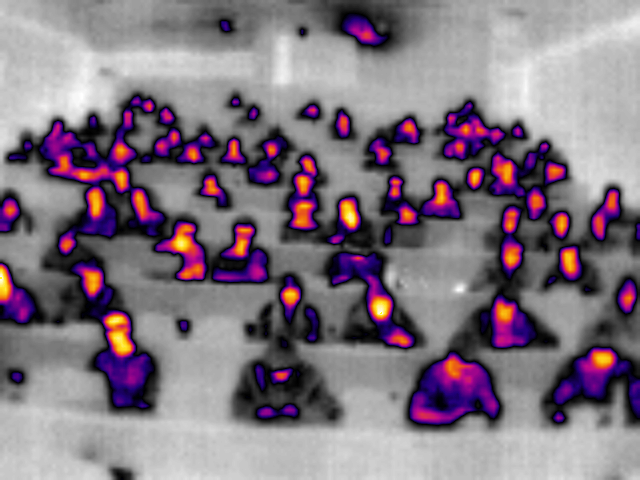
#> input picture testImages/LeptonImages/A2_Monday13May_fullLecutre.png, 640 x 480 px
$ python blobDetectLepton.py   (Python 2 division)   (older library calls are emulated)
#> lines starting #> are read from the running program, lines starting #| are printed output that depends on the picture; after the words box and inside, x2 and y2 are one past the last pixel; in counts of white or black regions, pixels touching at a corner belong together
'''
Ideas to test:
    - Measure size of blob against the y co-ord and if large and far away, then aggresively threshold.
    - Check the size of the blob against the y co-ord and if small and close, the unthreshold.
'''

import cv2
import numpy as np
from matplotlib import pyplot as plt
import random as rng
import math


def nothing(x):
    pass

def cropImage(image, minHeight, maxHeight):
    croppedImg = image[minHeight:maxHeight]
    return croppedImg

def reconstructImage(reconstructedImg, croppedThresh, minHeight, maxHeight):
    reconstructedImg[minHeight:maxHeight] = croppedThresh
    return reconstructedImg

def blobDetect():
    # reading origional image and creating greyscale images
    image = cv2.imread('../testImages/LeptonImages/A2_Monday13May_fullLecutre.png')
#> image is the input picture: shape (480, 640, 3); mean B, G, R 128.1, 116.8, 129.9
    gray_raw = cv2.cvtColor(image, cv2.COLOR_BGR2GRAY)

    HSVimage = cv2.cvtColor(image,cv2.COLOR_BGR2HSV)
#> HSVimage: shape (480, 640, 3); mean H, S, V 20.3, 41.6, 135.3
    gray = cv2.cvtColor(HSVimage, cv2.COLOR_BGR2GRAY)
    reconstructedImage = gray.copy()
    height, width = gray.shape[:2]

    # creating track bars
    cv2.namedWindow('Threshold', cv2.WINDOW_AUTOSIZE)
    cv2.createTrackbar('Threshold value', 'Threshold', 0, 255, nothing)

    cv2.namedWindow('erosion', cv2.WINDOW_AUTOSIZE)
    cv2.createTrackbar('erosion K size', 'erosion', 1, 100, nothing)
    cv2.createTrackbar('erosion iterations', 'erosion', 1, 100, nothing)

    cv2.namedWindow('dilation', cv2.WINDOW_AUTOSIZE)
    cv2.createTrackbar('dilation K size', 'dilation', 1, 100, nothing)
    cv2.createTrackbar('dilation iterations', 'dilation', 1, 100, nothing)

    cv2.namedWindow('diff threshold', cv2.WINDOW_AUTOSIZE)
    cv2.createTrackbar('number image splits', 'diff threshold', 1, 100, nothing)
    cv2.createTrackbar('constant diffThreshold value', 'diff threshold', 1, 255, nothing)
    cv2.createTrackbar('variable diffThreshold value', 'diff threshold', 1, 100, nothing)

    cv2.namedWindow('adaptive threshold', cv2.WINDOW_AUTOSIZE)
    cv2.createTrackbar('adaptiveThreshMaxValue', 'adaptive threshold', 0, 255, nothing)
    cv2.createTrackbar('adaptiveThreshBlockSize', 'adaptive threshold', 2, 20, nothing)
    cv2.createTrackbar('adaptiveThreshC', 'adaptive threshold', 0, 255, nothing)

    cv2.namedWindow('closing', cv2.WINDOW_AUTOSIZE)
    cv2.createTrackbar('closing K size', 'closing', 1, 100, nothing)

    cv2.namedWindow('allContours', cv2.WINDOW_AUTOSIZE)
    cv2.createTrackbar('smallContourSizeVar', 'allContours', 1,100, nothing)
    cv2.createTrackbar('smallContourSizeConst', 'allContours', 1,5000, nothing)
    cv2.createTrackbar('largeContourSizeVar', 'allContours', 1,100, nothing)
    cv2.createTrackbar('largeContourSizeConst', 'allContours', 5000,10000, nothing)

    cv2.namedWindow('extent', cv2.WINDOW_AUTOSIZE)
    cv2.createTrackbar('extentThreshold', 'extent', 1,255, nothing)

    cv2.namedWindow('aspect', cv2.WINDOW_AUTOSIZE)
    cv2.createTrackbar('aspectThreshold', 'aspect', 1,255, nothing)

    #cv2.namedWindow('largeContours', cv2.WINDOW_AUTOSIZE)
    #cv2.createTrackbar('largeContourThreshold', 'largeContours', 1,255, nothing)

    cv2.namedWindow('largeContourThreshold',cv2.WINDOW_AUTOSIZE)
    cv2.createTrackbar('largeContourThresholdValue', 'largeContourThreshold', 1,255, nothing)


    count = 0

    while True:
        count += 1
        contourOnOriginal = image.copy()
        smallContours = image.copy()
        largeContours = image.copy()
        problemChildren = image.copy()
        goodContours = image.copy()
        #largeContourMask = np.ones((height, width), dtype='uint8')*255
        largeContourMask = np.zeros((height, width), dtype='uint8')
        largeCountoursAlone = image.copy()
        smallContourMask = np.zeros((height, width), dtype='uint8')
        smallCountoursAlone = image.copy()
        goodContourMask = np.zeros((height, width), dtype='uint8')
        goodContoursAlone = image.copy()
        extentContours = image.copy()
        aspectContours = image.copy()

        thresholdValue = cv2.getTrackbarPos('Threshold value', 'Threshold')

        erosionKernelSize = cv2.getTrackbarPos('erosion K size', 'erosion')
        erosionIterations = cv2.getTrackbarPos('erosion iterations', 'erosion')

        dilationKernelSize = cv2.getTrackbarPos('dilation K size', 'dilation')
        dilationIterations = cv2.getTrackbarPos('dilation iterations', 'dilation')

        closingKernelSize = cv2.getTrackbarPos('closing K size', 'closing')

        numSplits = cv2.getTrackbarPos('number image splits', 'diff threshold')
        if numSplits < 1:
            numSplits = 1
        diffThreshConstant = cv2.getTrackbarPos('constant diffThreshold value', 'diff threshold')
        diffThreshVar = cv2.getTrackbarPos('variable diffThreshold value', 'diff threshold')

        adaptiveThreshMaxValue = cv2.getTrackbarPos('adaptiveThreshMaxValue', 'adaptive threshold')
        adaptiveThreshBlockSize = (2*(cv2.getTrackbarPos('adaptiveThreshBlockSize', 'adaptive threshold')))-1
        if adaptiveThreshBlockSize < 3:
            adaptiveThreshBlockSize = 3
        adaptiveThreshC = cv2.getTrackbarPos('adaptiveThreshC', 'adaptive threshold')

        smallContourSizeVar = cv2.getTrackbarPos('smallContourSizeVar', 'allContours')
        smallContourSizeConst = cv2.getTrackbarPos('smallContourSizeConst', 'allContours')
        largeContourSizeVar = cv2.getTrackbarPos('largeContourSizeVar', 'allContours')
        largeContourSizeConst = cv2.getTrackbarPos('largeContourSizeConst', 'allContours')

        extentThreshold = float(cv2.getTrackbarPos('extentThreshold', 'extent'))/10
        aspectThreshold = float(cv2.getTrackbarPos('aspectThreshold', 'aspect'))/10

        #largeContourThreshold = cv2.getTrackbarPos('largeContourThreshold', 'largeContours')
        largeContourThresholdValue = cv2.getTrackbarPos('largeContourThresholdValue', 'largeContourThreshold')

        # hard coding values
        numSplits = 36
        diffThreshConstant = 177
        diffThreshVar = 1
        erosionKernelSize = 0
        erosionIterations = 3
        dilationKernelSize = 0
        dilationIterations = 3

        smallContourSizeVar = 1
        smallContourSizeConst = 339
        '''
        largeContourSizeVar = 15
        largeContourSizeConst = 5000
        '''

        grayGaus = cv2.GaussianBlur(gray, (3, 3), 0) # kernel has to be odd

        # basic threshold
        ret,thresh1 = cv2.threshold(grayGaus,thresholdValue,255,cv2.THRESH_BINARY_INV)
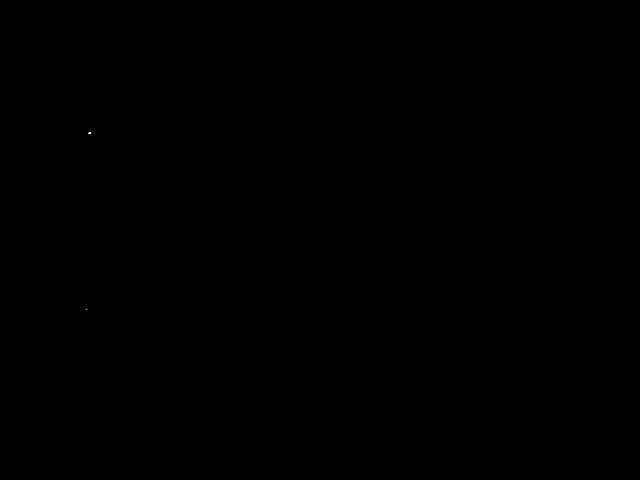
#> thresh1: shape (480, 640); 0% white in thin lines or dots, all inside (x1, y1, x2, y2) = (86, 132, 91, 310)
#> ret = 0

        # outsu threshold
        outsuThresh = cv2.threshold(gray, 0, 255,cv2.THRESH_BINARY | cv2.THRESH_OTSU)[1]
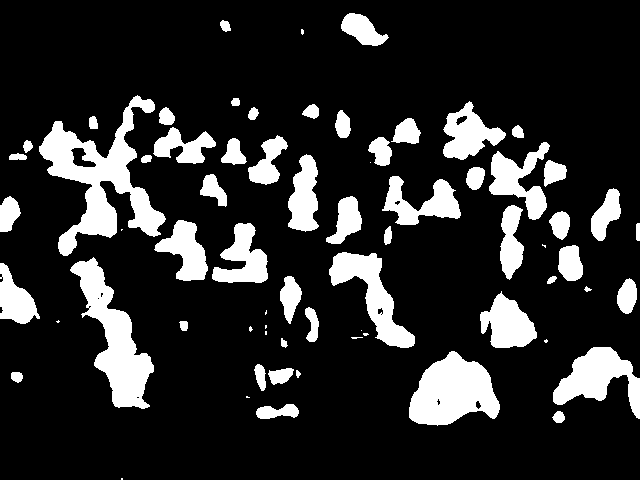
#> outsuThresh: shape (480, 640); 16.9% white; 69 white regions (15 under 20 px), largest, box (x1, y1, x2, y2) and area: (39, 95, 166, 256) 7011, (70, 257, 154, 409) 4895, (409, 351, 500, 426) 4494

        # adaptive thresholding.
        # cv2.ADAPTIVE_THRESH_GAUSSIAN_C/cv2.ADAPTIVE_THRESH_GAUSSIAN_C
        # THRESH_BINARY/THRESH_BINARY_INV
        adaptiveThresh = cv2.adaptiveThreshold(grayGaus, adaptiveThreshMaxValue, cv2.ADAPTIVE_THRESH_GAUSSIAN_C, cv2.THRESH_BINARY, adaptiveThreshBlockSize, adaptiveThreshC)
#> adaptiveThresh: shape (480, 640); every value is 0

        # differential thresholding
        deltaHeight = int(height/numSplits)
        for i in range(0, numSplits+1):
            minHeight = int(i*deltaHeight)
            maxHeight = int((i+1)*deltaHeight)
            croppedImg = cropImage(grayGaus, minHeight, maxHeight)
            diffThreshValue = diffThreshConstant + diffThreshVar*(numSplits-i)
            ret,cropThreshImage = cv2.threshold(croppedImg,diffThreshValue,255,cv2.THRESH_BINARY)
            reconstructedImage = reconstructImage(reconstructedImage, cropThreshImage, minHeight, maxHeight)
#> this loop made 37 passes
#> ret on passes 1 to 8: 213, 212, 211, 210, 209, 208, 207, 206
#> pass 3, in blobDetect, `reconstructedImage = reconstructImage(reconstructedImage, cropThreshIm..`:
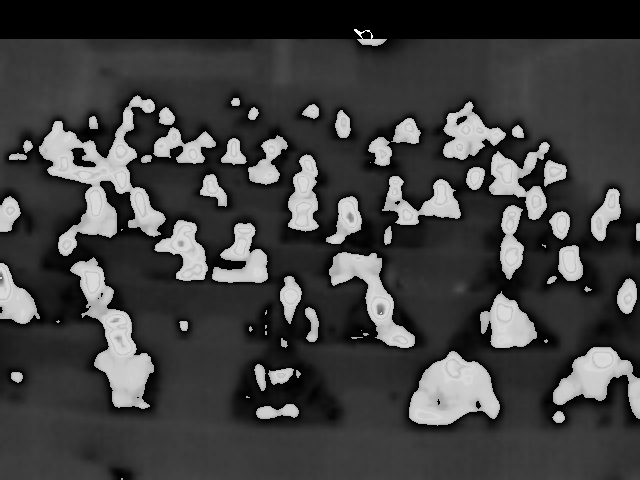
#> reconstructedImage: shape (480, 640); min 0, max 255, mean 63.4

        diffThreshImage = reconstructedImage.copy()

        '''
        # watershed thresholding
        #diffThreshImage_inv = cv2.bitwise_not(diffThreshImage)
        # noise removal
        kernel = np.ones((3,3),np.uint8)
        opening = cv2.morphologyEx(diffThreshImage, cv2.MORPH_OPEN,kernel, iterations = 2)
        # sure background area
        sure_bg = cv2.dilate(opening,kernel,iterations=3)
        # Finding sure foreground area
        dist_transform = cv2.distanceTransform(opening,cv2.DIST_L2,5)
        ret, sure_fg = cv2.threshold(dist_transform,0.7*dist_transform.max(),255,0)
        # Finding unknown region
        sure_fg = np.uint8(sure_fg)
        unknown = cv2.subtract(sure_bg,sure_fg)

        cv2.imshow('opening', opening)
        cv2.imshow('sure_bg', sure_bg)
        cv2.imshow('sure_fg', sure_fg)
        cv2.imshow('dist_transform', dist_transform)
        cv2.imshow('unknown',unknown)
        '''

        # morphology
        erosionKernel = np.ones((erosionKernelSize,erosionKernelSize),np.uint8)
        dilationKernel = np.ones((dilationKernelSize,dilationKernelSize),np.uint8)
        closingKernel = np.ones((closingKernelSize,closingKernelSize),np.uint8)

        dilation = cv2.dilate(diffThreshImage, dilationKernel, iterations=dilationIterations) # expands white object on black background
#> dilation: shape (480, 640); 19% white; 60 white regions, largest, box (x1, y1, x2, y2) and area: (43, 120, 165, 238) 6243, (407, 350, 502, 427) 5143, (95, 308, 153, 411) 3995
        erosion = cv2.erode(dilation, erosionKernel, iterations=erosionIterations) # reduces white object on black background
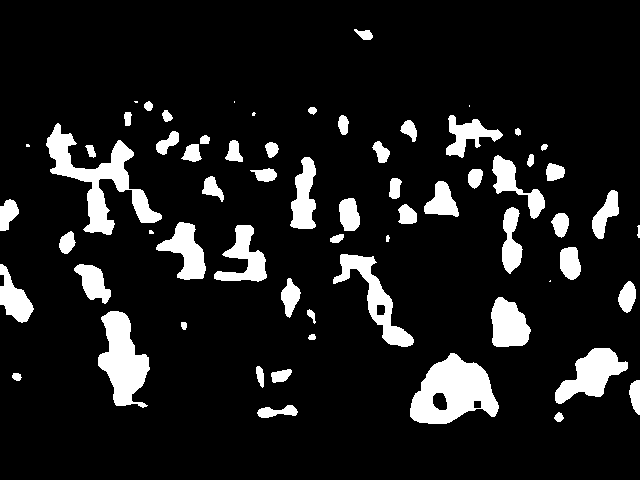
#> erosion: shape (480, 640); 11.3% white; 65 white regions (7 under 20 px)
        #opening = cv2.morphologyEx(diffThreshImage, cv2.MORPH_OPEN, openingKernel) # expands any gaps in white objects
        closing = cv2.morphologyEx(diffThreshImage, cv2.MORPH_CLOSE, closingKernel) # reduces any gaps in white objects

        morphImage = erosion.copy()

        # contour detection
        contours, hierarchy = cv2.findContours(morphImage, cv2.RETR_TREE, cv2.CHAIN_APPROX_SIMPLE)
#> contours = 68 contours, 9 with area under 20; largest, box (x1, y1, x2, y2) and area: (410, 353, 499, 424) 4019, (46, 123, 162, 235) 3498, (98, 311, 150, 408) 2756, (333, 254, 414, 347) 1942, (555, 348, 628, 404) 1917
        cv2.drawContours(contourOnOriginal, contours, -1, (255,0,0), 1)

        '''
        canny_output = cv2.Canny(morphImage, 100, 200)
        cv2.imshow('canny', canny_output)

        contours_poly = [None]*len(contours)
        boundRect = [None]*len(contours)
        centers = [None]*len(contours)
        radius = [None]*len(contours)
        for i, c in enumerate(contours):
            contours_poly[i] = cv2.approxPolyDP(c, 3, True)
            boundRect[i] = cv2.boundingRect(contours_poly[i])
            centers[i], radius[i] = cv2.minEnclosingCircle(contours_poly[i])

        drawing = np.zeros((canny_output.shape[0], canny_output.shape[1], 3), dtype=np.uint8)

        for i in range(len(contours)):
            color = (rng.randint(0,256), rng.randint(0,256), rng.randint(0,256))
            cv2.drawContours(drawing, contours_poly, i, color)
            cv2.rectangle(drawing, (int(boundRect[i][0]), int(boundRect[i][1])), \
              (int(boundRect[i][0]+boundRect[i][2]), int(boundRect[i][1]+boundRect[i][3])), color, 2)
            cv2.circle(drawing, (int(centers[i][0]), int(centers[i][1])), int(radius[i]), color, 2)

        cv2.imshow('Contours 2.0', drawing)
        '''

        image_num = 0
        for j in range(len(contours)):
            cnt = contours[j]
            M = cv2.moments(cnt)
            if M["m00"] != 0:
                cx = int(M['m10']/M['m00'])
                cy = int(M['m01']/M['m00'])
                area = cv2.contourArea(cnt)
                perimeter = cv2.arcLength(cnt,True)
                Rx,Ry,w,h = cv2.boundingRect(cnt)
                rect_area = w*h
                extent = float(area)/rect_area
                aspect_ratio = float(w)/h

                (CircleX,CircleY),radius = cv2.minEnclosingCircle(cnt)
                center = (int(CircleX),int(CircleY))
                radius_int = int(radius)
                circle_area_extent = float(area)/(math.pi*radius**2)

                text = "a %.2f\ny: %.2f\n"%(area,cy)
                #text = "extent: %.2f\n aspect: %.2f\narea: %.2f\nperimeter: %.2f\n" % (extent, aspect_ratio, area, perimeter)

                #cv2.putText(contourOnOriginal,text,(cx,cy), font, 0.2, (0,200,0), 1, cv2.LINE_AA)
                text_size = 0.3
                dy = int(text_size*25)
                for k, line in enumerate(text.split('\n')):
                    y = cy + k*dy
                    cv2.putText(contourOnOriginal, line, (cx, y), cv2.FONT_HERSHEY_SIMPLEX, text_size,(0,200,0), 1, cv2.LINE_AA)

                if(aspect_ratio > aspectThreshold):
                    cv2.drawContours(aspectContours, contours, j, (255,0,0), 1)

                if (extent > extentThreshold):
                    cv2.drawContours(extentContours, contours, j, (255,0,0), 1)

                # blobs too large for their area
                #if (area >= (-(height-cy)*0.5*largeContourSizeVar + largeContourSizeConst)):
                if ((area >= (11573*math.exp(-0.0115*(height-cy)))) and (circle_area_extent < 0.42)):
                    image_num += 1
                    #image_name = 'largeContour%d'%image_num
                    singleLargeContourMask = np.zeros((height, width), dtype='uint8')
                    cv2.drawContours(singleLargeContourMask, contours, j, (255,0,0), -1)
                    singleLargeCountour = cv2.bitwise_and(image,image, mask=singleLargeContourMask)
                    cv2.imshow('singleLargeContour%d'%image_num,singleLargeCountour)
                    graySingleLargeCountour = cv2.cvtColor(singleLargeCountour, cv2.COLOR_BGR2GRAY)

                    smallEnough = 0
                    singleLargeContourThresholdValue = 1
                    while(not(smallEnough)):
                        ret,singleContourThresholded = cv2.threshold(graySingleLargeCountour,singleLargeContourThresholdValue,255,cv2.THRESH_BINARY_INV)
                        largeContoursAfterThreshold, hierarchy = cv2.findContours(singleContourThresholded, cv2.RETR_TREE, cv2.CHAIN_APPROX_SIMPLE)
                        #cv2.drawContours(singleContourThresholded, largeContoursAfterThreshold, -1, 0, 5)
                        cv2.imshow('singleContourThresholded',singleContourThresholded)
                        cv2.waitKey(0)
                        print 'largeContoursAfterThreshold: %d'%len(largeContoursAfterThreshold)
                        if(len(largeContoursAfterThreshold) == 1):
                            smallEnough = 1
                            print("small engouh")
                            break

                        for largeCntCount in range(1,len(largeContoursAfterThreshold)):
                            largeCnt = largeContoursAfterThreshold[largeCntCount]
                            M = cv2.moments(largeCnt)
                            if M["m00"] != 0:
                                area = cv2.contourArea(largeCnt)
                                cx = int(M['m10']/M['m00'])
                                cy = int(M['m01']/M['m00'])
                                (CircleX,CircleY),radius = cv2.minEnclosingCircle(cnt)
                                center = (int(CircleX),int(CircleY))
                                radius_int = int(radius)
                                circle_area_extent = float(area)/(math.pi*radius**2)
                                if((area >= (11573*math.exp(-0.0115*(height-cy)))) and (circle_area_extent < 0.42)):
                                    if (singleLargeContourThresholdValue < 150):
                                        singleLargeContourThresholdValue = singleLargeContourThresholdValue + 1
                                        print 'singleLargeContourThresholdValue: %d'%singleLargeContourThresholdValue
                                else:
                                    print 'did the removing thing'
                                    # need to remove it from image
                                    removingLargeContourMask = np.ones((height, width), dtype='uint8')*255
                                    cv2.imshow('removingLargeContourMask before',removingLargeContourMask) # all white
                                    print 'largeCntCount: %d'%largeCntCount
                                    cv2.drawContours(removingLargeContourMask, largeContoursAfterThreshold, largeCntCount, 0, -1)
                                    cv2.imshow('removingLargeContourMask',removingLargeContourMask) # its blue??
                                    graySingleLargeCountour = cv2.bitwise_and(graySingleLargeCountour,graySingleLargeCountour,mask=removingLargeContourMask)

                                    # adding to good contours
                                    cv2.drawContours(goodContourMask, largeContoursAfterThreshold, largeCntCount, 255, -1)
                            else:
                                print("no M00 in the large contour parts")

                    cv2.drawContours(largeContours, contours, j, (255,0,0), 1)
                    cv2.circle(largeContours,(cx,cy), 2, (0,0,255), 1)
                    # CV_FILLED fills the connected components found
                    cv2.drawContours(largeContourMask, contours, j, 255, -1)
                    cv2.circle(problemChildren,center,radius_int,(255,255,255),2)

                    text = "extent: %.2f\naspect: %.2f\narea: %.2f\nperimeter: %.2f\nmoment:%.2f\ncircle:%.2f" % (extent, aspect_ratio, area, perimeter,M["m00"],circle_area_extent)
                    for k, line in enumerate(text.split('\n')):
                        y = cy + k*dy
                        cv2.putText(problemChildren, line, (cx, y), cv2.FONT_HERSHEY_SIMPLEX, text_size,(0,200,0), 1, cv2.LINE_AA)
                # blobs too small for their area
                elif (area <= (-(height-cy)*smallContourSizeVar + smallContourSizeConst)):
                    cv2.drawContours(smallContours, contours, j, (255,0,0), 1)
                    cv2.circle(smallContours,(cx,cy), 2, (0,0,255), 1)
                    cv2.drawContours(smallContourMask, contours, j, 255, -1)
                else:
                    cv2.drawContours(goodContours, contours, i, (255,0,0), 1)
                    cv2.circle(goodContours,(cx,cy), 2, (0,0,255), 1)
                    cv2.drawContours(goodContourMask, contours, j, 255, -1)

            else:
                cv2.drawContours(problemChildren, contours, j, (255,0,0), 1)
#> this loop made 68 passes
#> (perimeter, Rx, Ry, w, h) on pass 31: (67.94, 551, 213, 18, 25)
#> (printed output is left out)
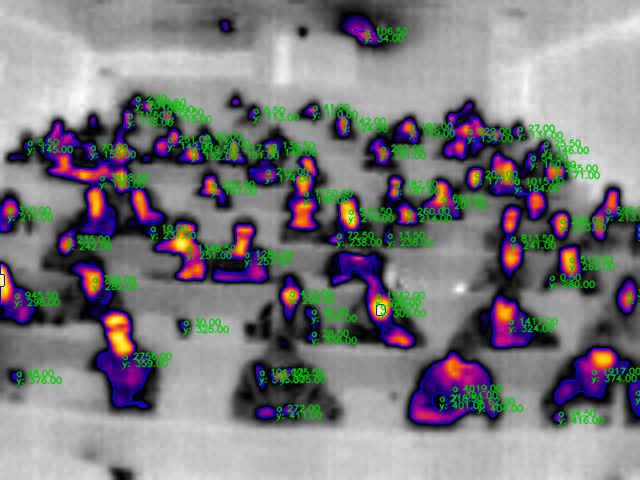
#> contourOnOriginal: shape (480, 640, 3); mean B, G, R 126, 122.7, 124.2
#> goodContourMask: shape (480, 640); 10.7% white; 69 white regions (4 under 20 px), largest, box (x1, y1, x2, y2) and area: (410, 353, 499, 424) 4139, (98, 311, 150, 408) 2891, (555, 348, 628, 404) 2018
#> largeContourMask: shape (480, 640); 4.1% white; 10 white regions, largest, box (x1, y1, x2, y2) and area: (46, 123, 162, 235) 3773, (333, 254, 414, 347) 2095, (214, 225, 267, 282) 1402
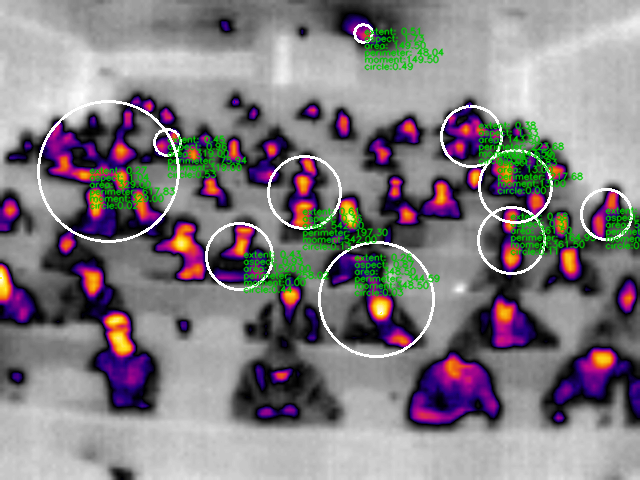
#> problemChildren: shape (480, 640, 3); mean B, G, R 128.3, 124.5, 130.1
#> removingLargeContourMask: shape (480, 640); 99.9% white; 1 black region, box (x1, y1, x2, y2) and area: (353, 28, 374, 41) 173
#> singleContourThresholded: shape (480, 640); every value is 255
#> singleLargeContourMask: shape (480, 640); 0.04% white; 1 white region, box (x1, y1, x2, y2) and area: (354, 29, 373, 40) 128
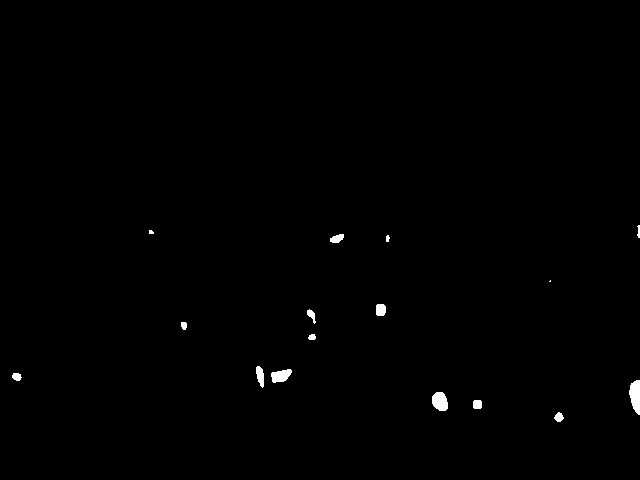
#> smallContourMask: shape (480, 640); 0.48% white; 16 white regions (2 under 20 px), largest, box (x1, y1, x2, y2) and area: (629, 380, 640, 415) 285, (432, 392, 448, 411) 244, (271, 369, 292, 383) 202

        #largeContourMask2 = cv2.threshold(largeContourMask,255,255,cv2.THRESH_BINARY)
        largeCountoursAlone = cv2.bitwise_and(image,image, mask=largeContourMask)
#> (the rest of the program and of its run is left out)
